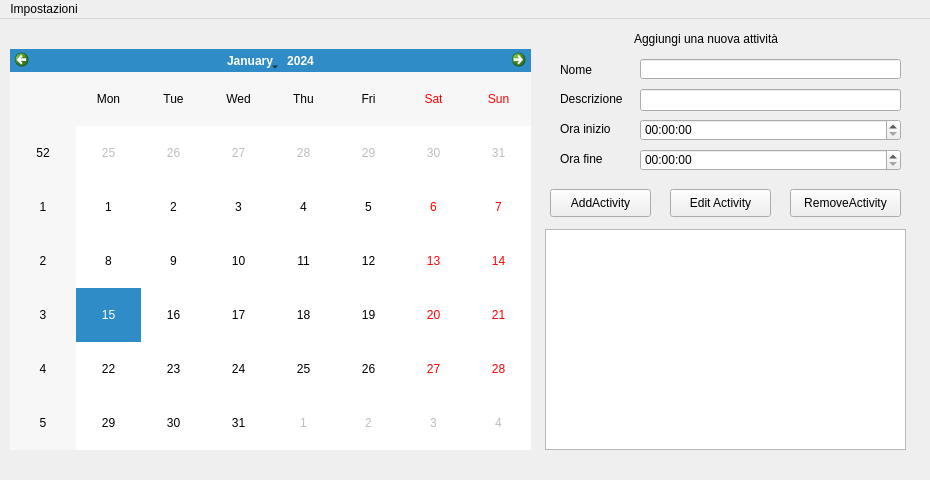
<?xml version="1.0" encoding="UTF-8"?>
<ui version="4.0">
 <class>MainWindow</class>
 <widget class="QMainWindow" name="MainWindow">
  <property name="geometry">
   <rect>
    <x>0</x>
    <y>0</y>
    <width>930</width>
    <height>480</height>
   </rect>
  </property>
  <property name="sizePolicy">
   <sizepolicy hsizetype="Fixed" vsizetype="Fixed">
    <horstretch>0</horstretch>
    <verstretch>0</verstretch>
   </sizepolicy>
  </property>
  <property name="minimumSize">
   <size>
    <width>930</width>
    <height>480</height>
   </size>
  </property>
  <property name="maximumSize">
   <size>
    <width>930</width>
    <height>480</height>
   </size>
  </property>
  <property name="windowTitle">
   <string>CalendarV1</string>
  </property>
  <widget class="QWidget" name="centralwidget">
   <widget class="QCalendarWidget" name="CalendarWidget">
    <property name="geometry">
     <rect>
      <x>10</x>
      <y>30</y>
      <width>521</width>
      <height>401</height>
     </rect>
    </property>
    <property name="mouseTracking">
     <bool>true</bool>
    </property>
   </widget>
   <widget class="QPushButton" name="pushButton">
    <property name="geometry">
     <rect>
      <x>550</x>
      <y>170</y>
      <width>101</width>
      <height>28</height>
     </rect>
    </property>
    <property name="text">
     <string>AddActivity</string>
    </property>
   </widget>
   <widget class="QPushButton" name="pushButton_2">
    <property name="geometry">
     <rect>
      <x>790</x>
      <y>170</y>
      <width>111</width>
      <height>28</height>
     </rect>
    </property>
    <property name="text">
     <string>RemoveActivity</string>
    </property>
   </widget>
   <widget class="QPushButton" name="pushButton_3">
    <property name="geometry">
     <rect>
      <x>670</x>
      <y>170</y>
      <width>101</width>
      <height>28</height>
     </rect>
    </property>
    <property name="text">
     <string>Edit Activity</string>
    </property>
   </widget>
   <widget class="QLabel" name="label">
    <property name="geometry">
     <rect>
      <x>560</x>
      <y>30</y>
      <width>71</width>
      <height>41</height>
     </rect>
    </property>
    <property name="text">
     <string>Nome </string>
    </property>
   </widget>
   <widget class="QLabel" name="label_2">
    <property name="geometry">
     <rect>
      <x>560</x>
      <y>70</y>
      <width>71</width>
      <height>20</height>
     </rect>
    </property>
    <property name="text">
     <string>Descrizione</string>
    </property>
   </widget>
   <widget class="QLabel" name="label_3">
    <property name="geometry">
     <rect>
      <x>560</x>
      <y>100</y>
      <width>81</width>
      <height>20</height>
     </rect>
    </property>
    <property name="text">
     <string>Ora inizio</string>
    </property>
   </widget>
   <widget class="QLabel" name="label_4">
    <property name="geometry">
     <rect>
      <x>560</x>
      <y>130</y>
      <width>61</width>
      <height>20</height>
     </rect>
    </property>
    <property name="text">
     <string>Ora fine</string>
    </property>
   </widget>
   <widget class="QLineEdit" name="NameLine">
    <property name="geometry">
     <rect>
      <x>640</x>
      <y>40</y>
      <width>261</width>
      <height>20</height>
     </rect>
    </property>
   </widget>
   <widget class="QLineEdit" name="DescName">
    <property name="geometry">
     <rect>
      <x>640</x>
      <y>70</y>
      <width>261</width>
      <height>22</height>
     </rect>
    </property>
   </widget>
   <widget class="QTimeEdit" name="StartTimeEdit">
    <property name="geometry">
     <rect>
      <x>640</x>
      <y>100</y>
      <width>261</width>
      <height>22</height>
     </rect>
    </property>
   </widget>
   <widget class="QTimeEdit" name="EndTimeEdit">
    <property name="geometry">
     <rect>
      <x>640</x>
      <y>130</y>
      <width>261</width>
      <height>22</height>
     </rect>
    </property>
   </widget>
   <widget class="QTextBrowser" name="textBrowser">
    <property name="geometry">
     <rect>
      <x>545</x>
      <y>210</y>
      <width>361</width>
      <height>221</height>
     </rect>
    </property>
    <property name="acceptDrops">
     <bool>false</bool>
    </property>
   </widget>
   <widget class="QLabel" name="label_5">
    <property name="geometry">
     <rect>
      <x>634</x>
      <y>10</y>
      <width>191</width>
      <height>20</height>
     </rect>
    </property>
    <property name="text">
     <string>Aggiungi una nuova attività</string>
    </property>
   </widget>
  </widget>
  <widget class="QMenuBar" name="menubar">
   <property name="geometry">
    <rect>
     <x>0</x>
     <y>0</y>
     <width>930</width>
     <height>26</height>
    </rect>
   </property>
   <widget class="QMenu" name="menuImpostazioni">
    <property name="title">
     <string>Impostazioni</string>
    </property>
    <widget class="QMenu" name="menuImpostazioni_Date_e_Ora">
     <property name="title">
      <string>Impostazioni Date e Ora</string>
     </property>
     <addaction name="separator"/>
     <addaction name="actionCambia_fuso_orario"/>
     <addaction name="actionImposta_data"/>
    </widget>
    <addaction name="menuImpostazioni_Date_e_Ora"/>
   </widget>
   <addaction name="menuImpostazioni"/>
  </widget>
  <action name="actionCambia_fuso_orario">
   <property name="text">
    <string>Cambia fuso orario</string>
   </property>
  </action>
  <action name="actionImposta_data">
   <property name="text">
    <string>Imposta data </string>
   </property>
  </action>
 </widget>
 <resources/>
 <connections/>
</ui>
